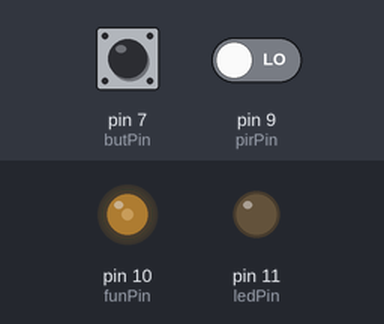
A sketch run on a simulated Arduino Uno, built with avr-gcc and run on an emulated ATmega328P. Shown: output pins drawn as LEDs (lit = HIGH). The inputs (shaded band) are chosen by the test bench; at power-on: pin 7 (butPin) HIGH, pin 9 (pirPin) LOW. What the sketch prints to the serial monitor is not drawn.

Above: at 0.1 s.
At 10.1 s:
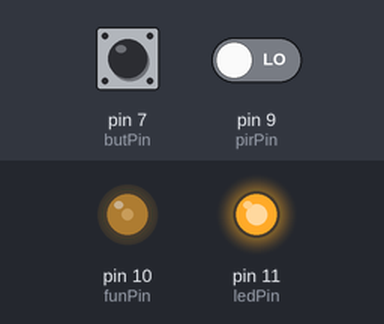
Timing chart, 0 to 11.6 s (numbered marks = the images above):
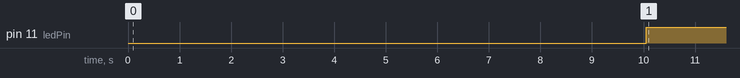

Measured:
- by itself, pin 11 (ledPin): LOW → HIGH at 10.1 s

The sketch:

PIR_motion_sensor.ino
```cpp
// (licence header left out)
/////////////////////////////
/*
 * Circuit diagram:
 * http://bildr.org/2011/06/pir_arduino/
 */
/////////////////////////////

// the time we give the sensor to calibrate (10-60 secs according to the datasheet)
int calibrationTime = 10;

// the time when the sensor outputs a low impulse
long unsigned int lowIn;

// the amount of milliseconds the sensor has to be low
// before we assume all motion has stopped
long unsigned int pause = 2000;

boolean lockLow = true;
boolean takeLowTime;

int pirPin = 9;    // the digital pin connected to the PIR sensor's output
int funPin = 10;   // low-level, red LED light for functionality
int ledPin = 11;   // green LED alarm pin

int butPin = 7;    // switch pin
int state = HIGH;
int prevState = HIGH;


void setup(){
  Serial.begin(9600);
  pinMode(pirPin, INPUT);
  pinMode(ledPin, OUTPUT);
  pinMode(funPin, OUTPUT);
  pinMode(butPin, INPUT);
  analogWrite(funPin, 80);    // on [0, 255]
  digitalWrite(pirPin, HIGH);

  // give the sensor some time to calibrate
  Serial.print("calibrating sensor ");
    for(int i = 0; i < calibrationTime; i++){
      Serial.print(".");
      delay(1000);
      }
    Serial.println(" done");
    Serial.println("SENSOR ACTIVE");
    delay(50);
  }


void loop(){

     int pirRead = digitalRead(pirPin);
     butEval();            // button evaluation

     // Motion Condition (switched pir detection values from HIGH -> LOW)
     if(pirRead == LOW){
       digitalWrite(ledPin, HIGH);   // the led visualizes the sensors output pin state
       if(lockLow){
         // makes sure we wait for a transition to LOW before any further output is made:
         lockLow = false;

//         Serial.println("---");
//         Serial.print("motion detected at ");
//         Serial.print(millis()/1000);
//         Serial.println(" sec");
         Serial.println("e1");
         delay(50);

         }
         takeLowTime = true;
       }

     // No Motion Condition
     if(pirRead == HIGH){
       digitalWrite(ledPin, LOW);  // the led visualizes the sensors output pin state

       if(takeLowTime){
        lowIn = millis();          // save the time of the transition from high to LOW
        takeLowTime = false;       // make sure this is only done at the start of a LOW phase
        }
       // if the sensor is low for more than the given pause,
       // we assume that no more motion is going to happen
       if(!lockLow && (millis() - lowIn > pause)){
           // makes sure this block of code is only executed again after
           // a new motion sequence has been detected
           lockLow = true;
//           Serial.print("motion ended at ");
//           Serial.print((millis() - pause)/1000);
//           Serial.println(" sec");
           delay(50);
           }
    }
}

void butEval() {

  // Read and print state of button
  prevState = state;
  state = digitalRead(butPin);

  if (prevState != state) {   // 'something happened' condition
    if (state == LOW) {
      Serial.println("e2");    // print 'P' for "pressed button"
    }  else if (state == HIGH) {
      // do nothing
    }
  }
}
```
